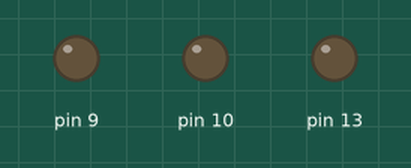
This sketch was run on a simulated Arduino Uno, built for the host (arithmetic inside an expression is 32-bit, double 64-bit). On the bench: output pins drawn as LEDs (lit = HIGH).

Above: at 1.0 s.
At 3.1 s:
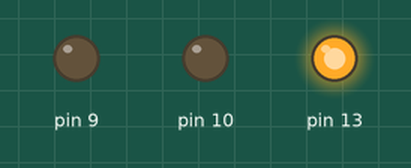
Timing chart, 0 to 5.5 s (numbered marks = the images above):
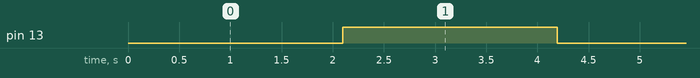

The sketch:

spwm.ino
```cpp
// ================================================================================

#include <avr/io.h>
#include <avr/interrupt.h>

constexpr auto SAMPLES    = 1 << 8;
constexpr auto SIZE       = SAMPLES * 2;
constexpr auto SIN_FREQ   = 100;
constexpr auto CLOCK_FREQ = 16000000;
constexpr auto PERIOD     = CLOCK_FREQ / SIN_FREQ / SIZE;

auto sine = new int[SIZE];

// ================================================================================

void setup()
{
    TCCR1A = 0b10100010;
    TCCR1B = 0b00011001;
    TIMSK1 = 0b00000001;
    ICR1   = PERIOD;
    sei();
    DDRB = 0b00000110;
    pinMode(13, OUTPUT);

    for (auto i = 0; i < SIZE; ++i)
        sine[i] = 0;

    for (auto i = 0; i <= SAMPLES; ++i)
        sine[i] = 0.5 + sin(M_PI * i / SAMPLES) * PERIOD;
}

// ================================================================================

void loop() {}

ISR(TIMER1_OVF_vect)
{
    static auto index = 0;
    static auto trigger = 0;

    OCR1A = sine[index];
    OCR1B = sine[SIZE - index - 1];

    if (++index >= SIZE)
    {
       index = 0;
       trigger ^= 1;
       digitalWrite(13, trigger);
    }
}

// ================================================================================
```

Measured:
- by itself, pin 13: alternates HIGH for 2.1 s and LOW for 2.1 s
